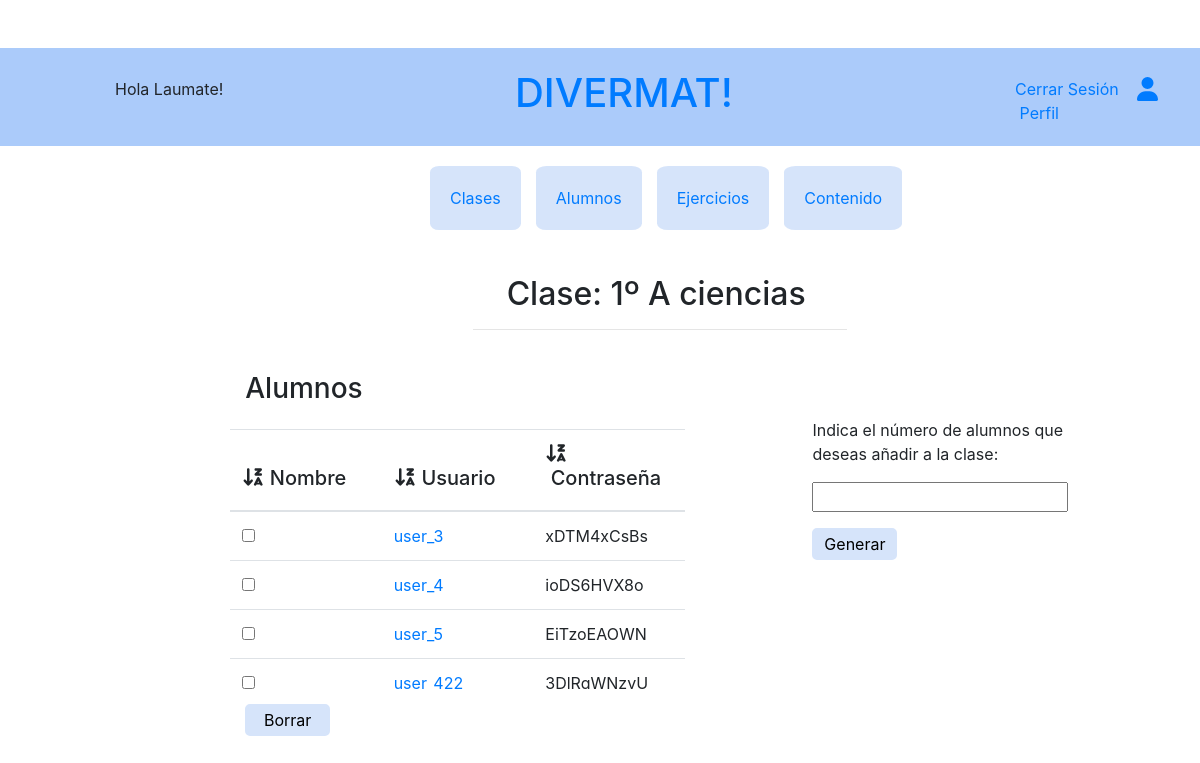
The page /divermat/alumnosclase/63/ (signed in) on the database as committed earlier.
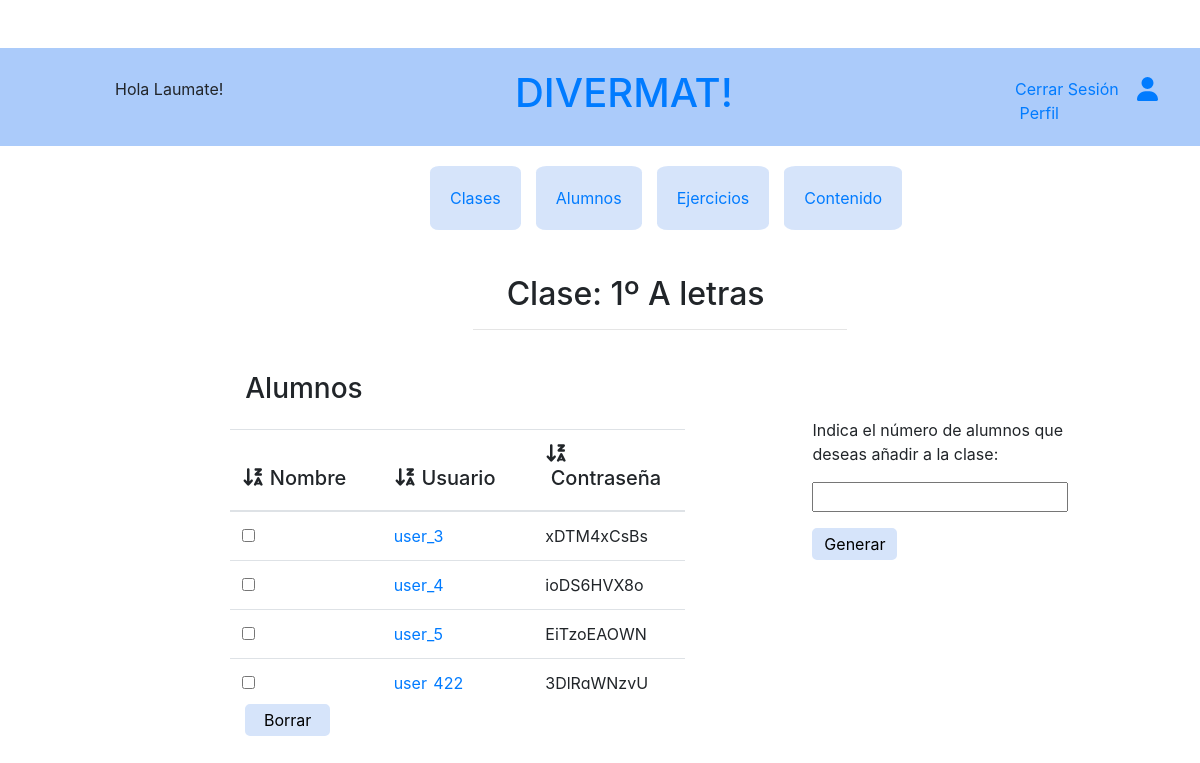
The same page on the database as committed later.
### divermat/models.py (models this page shows, shortened)
class Clase(models.Model):
    curso = models.ForeignKey(Curso, on_delete=models.CASCADE,
                              default=None, null=True) #Hacerlo con choices valores 1 2 3 y 4 e internamente hacer la referencia
    nombre = models.CharField(max_length=15, default=None)
    centro = models.CharField(max_length=150, default=None)
    ano_academico = models.DateField()
    n_alumnos = models.IntegerField(default=None,null=True)
    profesor = models.ForeignKey(Profesor,
                                 on_delete=models.CASCADE,
                                 default=None, null=True)
    ejercicios = models.ManyToManyField(Ejercicio,
                                 default=None)#Lista con un dic que tenga los ids de los ejercicios asignados y lista alum hecho
    class Meta:
        ordering = ('ano_academico','curso', 'nombre', 'centro', )

class Curso(models.Model):
    curso = models.CharField(max_length=1, default=None)
    class Meta:
        ordering = ('curso', )
    def __str__(self):
        return str(self.curso)

### divermat/views.py (the view, shortened to what this page needs)
# urls.py: url(r'^alumnosclase/(?P<claseid>[\w]+)/$', views.alumnosclase, name='alumnosclase'),
@login_required
def alumnosclase(request, claseid=None):
    content={}
    content['registro'] = False
    content['profesor'] = True
    try:
        usuario = Profesor.objects.get(username=request.user)
        if claseid:
            try:
                try:
                    c=Clase.objects.get(id=int(claseid))
                except ValueError:
                    return redirect('clases')
                alumnos = getAlumnosClase(c.id)
                content['clase'] = c
                content['alumnos'] = alumnos
            except Clase.DoesNotExist:
                return redirect('clases')
        form = NuevoAlumno(None,None)
        content['form'] = form
        return render(request,'divermat/alumnosclase.html', context=content,)
    except Profesor.DoesNotExist:
        return redirect('index')

### divermat/forms.py (shortened to what this page needs)
class NuevoAlumno(forms.Form):
    n_alumnos = forms.IntegerField(label="Indica el nº de alumnos")

### divermat/views.py (called while the page is built)
def getAlumnosClase(claseid):
    clase = Clase.objects.filter(id=claseid)[0]
    alumnos = Alumno.objects.filter(clase=clase)
    return alumnos

### templates/divermat/alumnosclase.html (shortened to what the changed rows need)
{% extends "divermat/base.html" %}
{% block body_block %}
    <div class="container-fluid">
        <div class="row">
            <div class="col-12">
                <div class="row">
                    <div class="col-xs-5 col-md-5 col-lg-5 offset-md-3">
                        <h2>&nbsp;&nbsp;&nbsp;&nbsp;Clase:&nbsp;{{clase.curso}}º&nbsp;{{clase.nombre}}</h2><hr/>
                    </div>
                </div>
                <div class="row">
                    <div class="col-xs-6 col-md-6 col-lg-6">
                        <form id="borrarAlumno" action="" method="POST">
                            <table>
                                <thead>
                                    <tr>
                                        <th>
                                            <h3>Alumnos</h3>
                                        </th>
                                    </tr>
                                </thead>
                            </table>
                            <div class="table-wrapper-scroll-y my-custom-scrollbar" style="height: 260px!important;">
                                <table id="myTable" class="table-hover table" style=" border-collapse: collapse !important;  text-align: left;">
                                    <thead>
                                        <tr>
                                            <th onclick="sortTable(0,'myTable',1)">
                                                <h5>
                                                    <i class="fa-solid fa-arrow-down-z-a"></i>&nbsp;Nombre
                                                </h5>
                                            </th>
                                            <th onclick="sortTable(1,'myTable',1)">
                                                <h5><i class="fa-solid fa-arrow-down-z-a"></i>&nbsp;Usuario</h5>
                                            </th>
                                            <th onclick="sortTable(2,'myTable',1)">
                                                <h5><i class="fa-solid fa-arrow-down-z-a"></i>&nbsp;Contraseña</h5>
                                            </th>
                                        </tr>
                                    </thead>
                                </table>
                            </div>
                            <table>
                                <thead>
                                    <tr>
                                        <th>
                                            <input class="boton" type="submit" value="Borrar"></input>
                                        </th>
                                    </tr>
                                </thead>
                            </table>
                        </form>
                    </div>
                </div>
            </div>
        </div>
    </div>
{% endblock %}

Rows that differ between the two databases and show on the page:
changed Clase: nombre "A ciencias" → "A letras"
